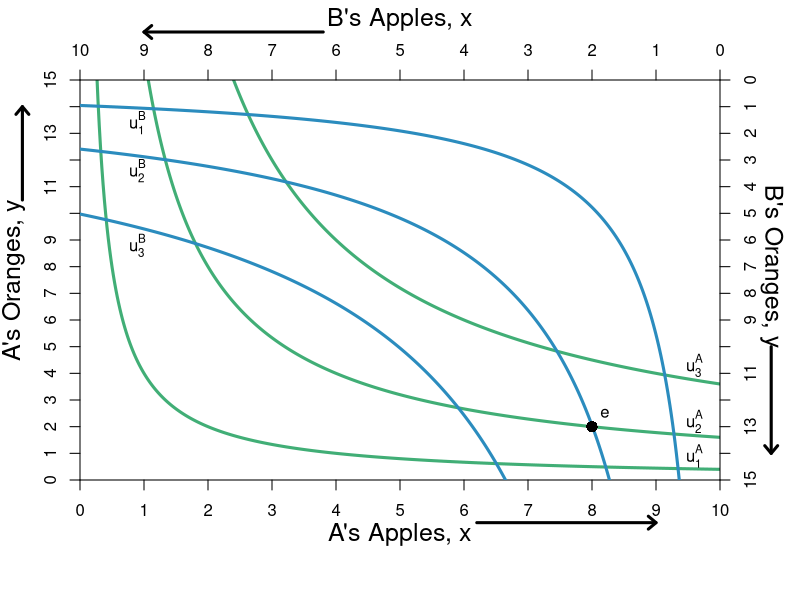

Reproduce this figure in R.
#Graph Designer: Simon Halliday & Madeleine Wettach '20
#Authors: Bowles, Foley and Halliday
#Title: Microeconomics: Competition, Conflict and Coordination

require(shape)
pdf(file = "property/step_by_step_graphs_5/property_fig2b_step2.pdf", width = 9, height = 7)

#Set parameters for graphics
axislabelsize <- 1.5
graphlinewidth <- 3

COL <- c("#7fc97f", "#beaed4", "#fdc086", "#ffff99", "#386cb0", "#f0027f", "#bf5b17", "#666666")
COLA <- c("#99d8c9","#66c2a4","#41ae76", "#238b45", "#005824")
COLB <- c("#4eb3d3", "#2b8cbe", "#0868ac","#084081")

indiffcurveA1 <- function(x, U = 4, A = 1, a = 0.5) {
  ((((U-2)/A)*(1/x)^a)^(1/(1-a)))
}

indiffcurveA2 <- function(x, U = 4, A = 1, a = 0.5) {
  (((U/A)*(1/x)^a)^(1/(1-a)))
}

indiffcurveA3 <- function(x, U = 4, A = 1, a = 0.5) {
  ((((U+2)/A)*(1/x)^a)^(1/(1-a)))
}

#Aisha happens to have found 8 apples and 2 oranges, 
#and Betty happens to have found 2 apples and 13 oranges. 
#Aisha's utility (8^0.5)*(2^0.5) = 4
#Betty's utility (2^0.5)*(13^0.5) = 5.09

par(mar =  c(6, 4, 4, 4))
xlims <- c(0, 10)
ylims <- c(0, 15)
xlims2 <- c(10, 0)
ylims2 <- c(15, 0)

plot(0, 0, xlim = xlims, ylim = ylims, type = "n",
     xlab = expression(paste("A's Apples, ", x)),
     ylab = expression(paste("A's Oranges, ", y)), line = 2.5,
     xaxt = "n", 
     yaxt = "n", 
     cex.lab = axislabelsize, 
     bty = "n",
     xaxs="i", 
     yaxs="i")


npts <- 500 
npts2 <- 501
#Specify the sequences of points for graphing. 
xx1 <- seq(xlims[1], xlims[2], length.out = npts)
#xx2 <- seq(xlims[1], xlims[2], length.out = npts)
#xx3 <- seq(xlims[1], xlims[2], length.out = npts2)
#xx4 <- seq(xlims[1], 10, length.out = npts2)

#Draw the lines for the graphs
lines(xx1, indiffcurveA1(xx1), col = COLA[3], lwd = graphlinewidth)
lines(xx1, indiffcurveA2(xx1), col = COLA[3], lwd = graphlinewidth)
lines(xx1, indiffcurveA3(xx1), col = COLA[3], lwd = graphlinewidth)


#Customize ticks and labels for the plot
ticksy <- seq(from = 0, to = 15, by = 1)
ylabels <- seq(from = 0, to = 15, by = 1)
ticksx <- seq(from = 0, to = 10, by = 1)
xlabels <- seq(from = 0, to = 10, by = 1)
axis(1, at = ticksx, pos = 0, labels = xlabels)
axis(2, at = ticksy, pos = 0, labels = ylabels, las = 0)

#Add arrows:
arrows(-0.9, 10.5, -0.9, 14, xpd = TRUE, length = 0.1, angle = 40, lwd = 3)
arrows(6.2, -1.6, 9, -1.6, xpd = TRUE, length = 0.1, angle = 40, lwd = 3)

#Annotation of the three graphs and the NE
text(9.6, 0.9, expression(u[1]^A))
text(9.6, 2.2, expression(u[2]^A))
text(9.6, 4.3, expression(u[3]^A))
text(16, 0.52, expression(paste("Nash Equilibrium")))

#Line to label B's endowment
#segments(0, 13, 2, 13, lty = 2, col = "darkgray", lwd = 2)
#segments(2, 0, 2, 13, lty = 2, col = "darkgray", lwd = 2)




#Set up second axes and labels

par(new = TRUE)
#par(mar =  c(6, 4, 4, 4))

xlims2 <- c(10, 0)
ylims2 <- c(15, 0)

plot(0, 0, xlim = xlims2, ylim = ylims2, type = "n",
     xlab = expression(paste("")),
     ylab = expression(paste("")),
     xaxt = "n", 
     yaxt = "n", 
     cex.lab = 1.3, 
     bty = "n",
     xaxs="i", 
     yaxs="i")

axis(side = 3, at = ticksx, pos = 0, labels = xlabels)
axis(side = 4, at = ticksy, pos = 0, labels = ylabels, las = 0)
#axis(side=3, at = xlims2, pos = 0)
mtext("B's Apples, x", side=3, line = 2.5, cex = axislabelsize)
#axis(side = 4, at = ylims2, pos = 0)
text(-0.8, 7, expression(paste("B's Oranges, y")), xpd = TRUE, cex = axislabelsize, srt = 270) 

#Add arrows:
arrows(-0.8, 10, -0.8, 14, xpd = TRUE, length=0.1,angle=40,lwd=3)
arrows(6.2, -1.8, 9, -1.8, xpd = TRUE, length=0.1,angle=40,lwd=3)


indiffcurveB1 <- function(x, U = 5.09, A = 1, a = 0.5) {
  ((((U-2)/A)*(1/x)^a)^(1/(1-a)))
}

indiffcurveB2 <- function(x, U = 5.09, A = 1, a = 0.5) {
  (((U/A)*(1/x)^a)^(1/(1-a)))
}

indiffcurveB3 <- function(x, U = 5.09, A = 1, a = 0.5) {
  ((((U+2)/A)*(1/x)^a)^(1/(1-a)))
}

lines(xx1, indiffcurveB1(xx1), col = COLB[2], lwd = graphlinewidth)
lines(xx1, indiffcurveB2(xx1), col = COLB[2], lwd = graphlinewidth)
lines(xx1, indiffcurveB3(xx1), col = COLB[2], lwd = graphlinewidth)

#Label B's indifference curves
text(9.1, 1.6, expression(u[1]^B))
text(9.1, 3.4, expression(u[2]^B))
text(9.1, 6.2, expression(u[3]^B))

#Add a point for the initial endowment
points(2, 13, pch = 16, col = "black", cex = 1.5)

#Annotating B's endowment
text(1.8, 12.5, expression(e))

#Arrow to Slope of BRF
#Arrows(14.2, 0.12, 12.2, 0.12, col = "black", lty = 1, lwd = 2, arr.type = "triangle")
#text(16.8, 0.12, expression(paste("Slope = ", q[p])))

#Arrow to Slope of isoprofit
#Arrows(13, 0.80, 15, 0.80, col = "black", lty = 1, lwd = 2, arr.type = "triangle")
#text(10.2, 0.80, expression(paste("Slope = ", frac(q, p))))

dev.off()

